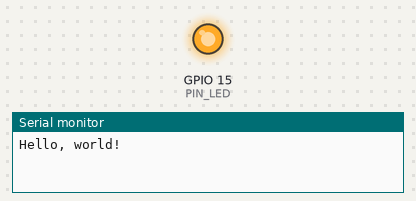
This sketch was run on a simulated ESP32-S2. Parts: output pins drawn as LEDs (lit = HIGH), the last lines printed to the serial monitor.

Above: at 0.5 s.
At 3.65 s:
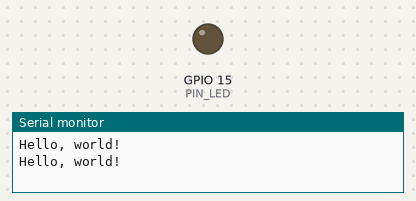
Timing chart, 0 to 4.4 s (numbered marks = the images above):
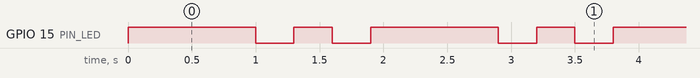

Measured:
- by itself, GPIO 15 (PIN_LED): repeats every 1.9 s: LOW 0.30 s, HIGH 0.30 s, LOW 0.30 s, HIGH 1.0 s
- by itself, everything shown: repeats every 1.9 s, in 4 steps

The sketch:

ESP32_S2_Blinky.ino
```cpp
#define PIN_LED 15

void setup()
{
    pinMode(PIN_LED, OUTPUT);
    Serial.begin(115200);
}

void loop()
{
    Serial.println("Hello, world!");
    digitalWrite(PIN_LED, HIGH);   // turn the LED on (HIGH is the voltage level)
    delay(1000);       // wait for a second


    digitalWrite(PIN_LED, LOW);    // turn the LED off by making the voltage LOW
    delay(300);                       // wait for a second
    digitalWrite(PIN_LED, HIGH);    // turn the LED off by making the voltage LOW
    delay(300);                       // wait for a second
    digitalWrite(PIN_LED, LOW);    // turn the LED off by making the voltage LOW
    delay(300);                       // wait for a second
}
```
